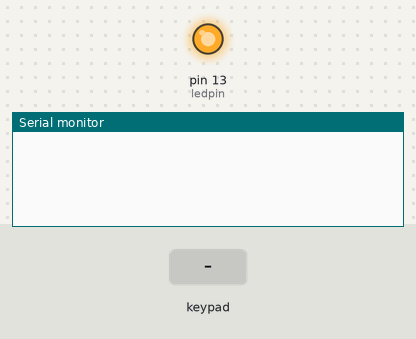
This sketch was run on a simulated Arduino Uno, built with avr-gcc and run on an emulated ATmega328P. Parts: output pins drawn as LEDs (lit = HIGH), the last lines printed to the serial monitor. Inputs (shaded band) come from the test bench.

Above: at 1.2 s.
1.3 s: key '1' pressed
At 2.3 s:
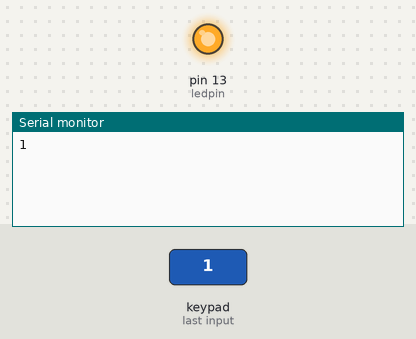
2.8 s: keypad keys 9 8 7 6 # pressed 0.4 s apart
At 4.9 s:
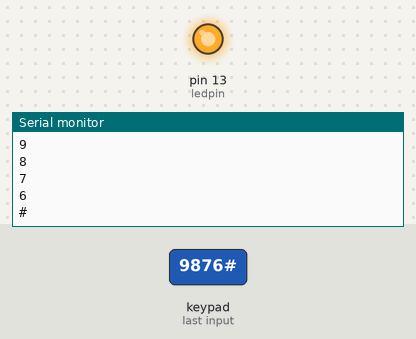
6.3 s: key '*' pressed
At 7.5 s:
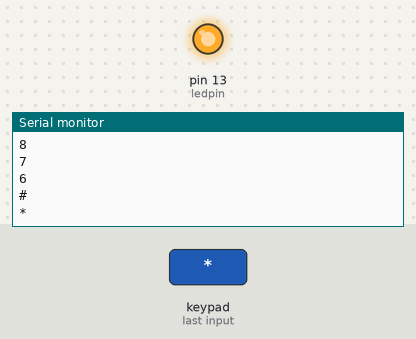
Timing chart, 0 to 9.3 s (numbered marks = the images above; inputs shaded):
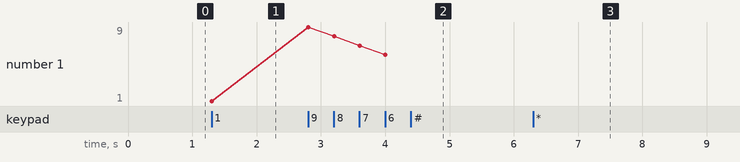

The sketch:

sketch_feb21b.ino
```cpp
#include <Keypad.h>

const byte ROWS = 4; // Four rows
const byte COLS = 3; // Three columns
// Define the Keymap
char keys[ROWS][COLS] = {
  {'1','2','3'},
  {'4','5','6'},
  {'7','8','9'},
  {'#','0','*'}
};
// Connect keypad ROW0, ROW1, ROW2 and ROW3 to these Arduino pins.
byte rowPins[ROWS] = { 9, 8, 7, 6 };
// Connect keypad COL0, COL1 and COL2 to these Arduino pins.
byte colPins[COLS] = { 2, 3, 4 };

// Create the Keypad
Keypad kpd = Keypad( makeKeymap(keys), rowPins, colPins, ROWS, COLS );

#define ledpin 13

void setup()
{
  pinMode(ledpin,OUTPUT);
  digitalWrite(ledpin, HIGH);
  Serial.begin(9600);
}

void loop()
{
  char key = kpd.getKey();
  if(key)  // Check for a valid key.
  {
        Serial.println(key);
  }
}
```

Measured:
- after the input at 1.3 s, the serial monitor: prints a new line at once (image 1)
- after the input at 2.8 s, the serial monitor: prints a new line at once (image 2)
- after the input at 6.3 s, the serial monitor: prints a new line at once (image 3)
- plotted number 1: 1 → 6 after the input at 2.8 s
